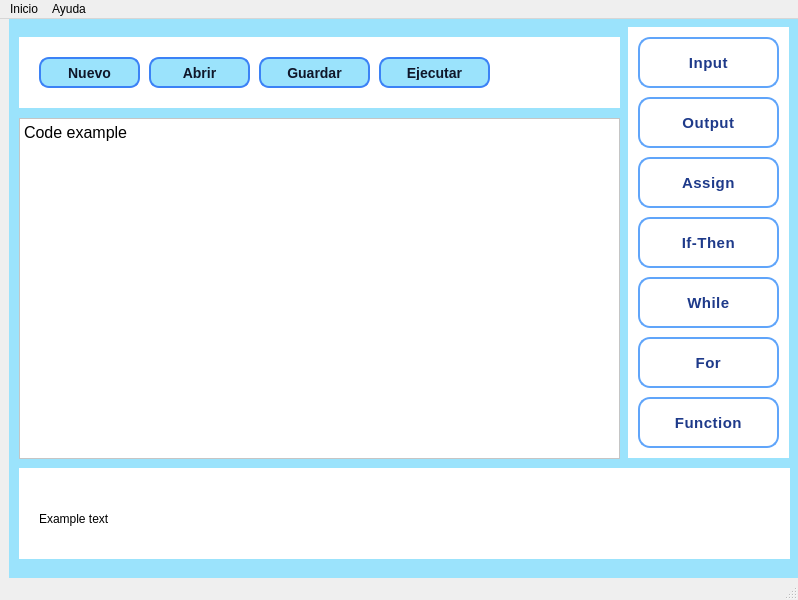
<?xml version="1.0" encoding="UTF-8"?>
<ui version="4.0">
 <class>MainWindow</class>
 <widget class="QMainWindow" name="MainWindow">
  <property name="geometry">
   <rect>
    <x>0</x>
    <y>0</y>
    <width>798</width>
    <height>600</height>
   </rect>
  </property>
  <property name="windowTitle">
   <string>MainWindow</string>
  </property>
  <property name="styleSheet">
   <string notr="true">QPushButton {
    background-color: #dbeafe;
    color: #0f172a;
    border: 2px solid #3b82f6;
    border-radius: 10px;
    padding: 6px 12px;
    font-size: 14px;
    font-weight: bold;
}

QPushButton:hover {
    background-color: #bfdbfe;
}

QPushButton:pressed {
    background-color: #93c5fd;
}
</string>
  </property>
  <widget class="QWidget" name="centralwidget">
   <widget class="QFrame" name="frame">
    <property name="geometry">
     <rect>
      <x>9</x>
      <y>-1</y>
      <width>791</width>
      <height>561</height>
     </rect>
    </property>
    <property name="styleSheet">
     <string notr="true">background-color: rgb(155, 227, 252)</string>
    </property>
    <property name="frameShape">
     <enum>QFrame::NoFrame</enum>
    </property>
    <widget class="QTextEdit" name="Code_space">
     <property name="geometry">
      <rect>
       <x>10</x>
       <y>100</y>
       <width>601</width>
       <height>341</height>
      </rect>
     </property>
     <property name="styleSheet">
      <string notr="true">background-color: white;
color: black;
font: 12pt &quot;Terminal&quot;;</string>
     </property>
     <property name="html">
      <string>&lt;!DOCTYPE HTML PUBLIC &quot;-//W3C//DTD HTML 4.0//EN&quot; &quot;http://www.w3.org/TR/REC-html40/strict.dtd&quot;&gt;
&lt;html&gt;&lt;head&gt;&lt;meta name=&quot;qrichtext&quot; content=&quot;1&quot; /&gt;&lt;style type=&quot;text/css&quot;&gt;
p, li { white-space: pre-wrap; }
&lt;/style&gt;&lt;/head&gt;&lt;body style=&quot; font-family:'Terminal'; font-size:12pt; font-weight:400; font-style:normal;&quot;&gt;
&lt;p style=&quot; margin-top:0px; margin-bottom:0px; margin-left:0px; margin-right:0px; -qt-block-indent:0; text-indent:0px;&quot;&gt;Code example&lt;/p&gt;&lt;/body&gt;&lt;/html&gt;</string>
     </property>
    </widget>
    <widget class="QWidget" name="widget" native="true">
     <property name="geometry">
      <rect>
       <x>619</x>
       <y>9</y>
       <width>161</width>
       <height>431</height>
      </rect>
     </property>
     <property name="styleSheet">
      <string notr="true">background-color: white</string>
     </property>
     <widget class="QPushButton" name="input_bt">
      <property name="geometry">
       <rect>
        <x>10</x>
        <y>10</y>
        <width>141</width>
        <height>51</height>
       </rect>
      </property>
      <property name="styleSheet">
       <string notr="true">QPushButton {
    background-color: qlineargradient(
        x1: 0, y1: 0, x2: 0, y2: 1,
        stop: 0 #e0f2fe, stop: 1 #bae6fd
    );
    color: #1e3a8a;
    border: 2px solid #60a5fa;
    border-radius: 12px;
    padding: 8px 16px;
    font-size: 15px;
    font-weight: bold;
    font-family: &quot;Segoe UI&quot;, sans-serif;
    letter-spacing: 0.5px;
    box-shadow: 2px 2px 6px rgba(0, 0, 0, 0.2);
}

QPushButton:hover {
    background-color: qlineargradient(
        x1: 0, y1: 0, x2: 0, y2: 1,
        stop: 0 #bae6fd, stop: 1 #7dd3fc
    );
    border: 2px solid #3b82f6;
    color: #1d4ed8;
}

QPushButton:pressed {
    background-color: #60a5fa;
    border: 2px solid #2563eb;
    color: white;
}
</string>
      </property>
      <property name="text">
       <string>Input</string>
      </property>
     </widget>
     <widget class="QPushButton" name="output_bt">
      <property name="geometry">
       <rect>
        <x>10</x>
        <y>70</y>
        <width>141</width>
        <height>51</height>
       </rect>
      </property>
      <property name="styleSheet">
       <string notr="true">QPushButton {
    background-color: qlineargradient(
        x1: 0, y1: 0, x2: 0, y2: 1,
        stop: 0 #e0f2fe, stop: 1 #bae6fd
    );
    color: #1e3a8a;
    border: 2px solid #60a5fa;
    border-radius: 12px;
    padding: 8px 16px;
    font-size: 15px;
    font-weight: bold;
    font-family: &quot;Segoe UI&quot;, sans-serif;
    letter-spacing: 0.5px;
    box-shadow: 2px 2px 6px rgba(0, 0, 0, 0.2);
}

QPushButton:hover {
    background-color: qlineargradient(
        x1: 0, y1: 0, x2: 0, y2: 1,
        stop: 0 #bae6fd, stop: 1 #7dd3fc
    );
    border: 2px solid #3b82f6;
    color: #1d4ed8;
}

QPushButton:pressed {
    background-color: #60a5fa;
    border: 2px solid #2563eb;
    color: white;
}
</string>
      </property>
      <property name="text">
       <string>Output</string>
      </property>
     </widget>
     <widget class="QPushButton" name="assign_bt">
      <property name="geometry">
       <rect>
        <x>10</x>
        <y>130</y>
        <width>141</width>
        <height>51</height>
       </rect>
      </property>
      <property name="styleSheet">
       <string notr="true">QPushButton {
    background-color: qlineargradient(
        x1: 0, y1: 0, x2: 0, y2: 1,
        stop: 0 #e0f2fe, stop: 1 #bae6fd
    );
    color: #1e3a8a;
    border: 2px solid #60a5fa;
    border-radius: 12px;
    padding: 8px 16px;
    font-size: 15px;
    font-weight: bold;
    font-family: &quot;Segoe UI&quot;, sans-serif;
    letter-spacing: 0.5px;
    box-shadow: 2px 2px 6px rgba(0, 0, 0, 0.2);
}

QPushButton:hover {
    background-color: qlineargradient(
        x1: 0, y1: 0, x2: 0, y2: 1,
        stop: 0 #bae6fd, stop: 1 #7dd3fc
    );
    border: 2px solid #3b82f6;
    color: #1d4ed8;
}

QPushButton:pressed {
    background-color: #60a5fa;
    border: 2px solid #2563eb;
    color: white;
}
</string>
      </property>
      <property name="text">
       <string>Assign</string>
      </property>
     </widget>
     <widget class="QPushButton" name="ifthen_bt">
      <property name="geometry">
       <rect>
        <x>10</x>
        <y>190</y>
        <width>141</width>
        <height>51</height>
       </rect>
      </property>
      <property name="styleSheet">
       <string notr="true">QPushButton {
    background-color: qlineargradient(
        x1: 0, y1: 0, x2: 0, y2: 1,
        stop: 0 #e0f2fe, stop: 1 #bae6fd
    );
    color: #1e3a8a;
    border: 2px solid #60a5fa;
    border-radius: 12px;
    padding: 8px 16px;
    font-size: 15px;
    font-weight: bold;
    font-family: &quot;Segoe UI&quot;, sans-serif;
    letter-spacing: 0.5px;
    box-shadow: 2px 2px 6px rgba(0, 0, 0, 0.2);
}

QPushButton:hover {
    background-color: qlineargradient(
        x1: 0, y1: 0, x2: 0, y2: 1,
        stop: 0 #bae6fd, stop: 1 #7dd3fc
    );
    border: 2px solid #3b82f6;
    color: #1d4ed8;
}

QPushButton:pressed {
    background-color: #60a5fa;
    border: 2px solid #2563eb;
    color: white;
}
</string>
      </property>
      <property name="text">
       <string>If-Then</string>
      </property>
     </widget>
     <widget class="QPushButton" name="while_bt">
      <property name="geometry">
       <rect>
        <x>10</x>
        <y>250</y>
        <width>141</width>
        <height>51</height>
       </rect>
      </property>
      <property name="styleSheet">
       <string notr="true">QPushButton {
    background-color: qlineargradient(
        x1: 0, y1: 0, x2: 0, y2: 1,
        stop: 0 #e0f2fe, stop: 1 #bae6fd
    );
    color: #1e3a8a;
    border: 2px solid #60a5fa;
    border-radius: 12px;
    padding: 8px 16px;
    font-size: 15px;
    font-weight: bold;
    font-family: &quot;Segoe UI&quot;, sans-serif;
    letter-spacing: 0.5px;
    box-shadow: 2px 2px 6px rgba(0, 0, 0, 0.2);
}

QPushButton:hover {
    background-color: qlineargradient(
        x1: 0, y1: 0, x2: 0, y2: 1,
        stop: 0 #bae6fd, stop: 1 #7dd3fc
    );
    border: 2px solid #3b82f6;
    color: #1d4ed8;
}

QPushButton:pressed {
    background-color: #60a5fa;
    border: 2px solid #2563eb;
    color: white;
}
</string>
      </property>
      <property name="text">
       <string>While</string>
      </property>
     </widget>
     <widget class="QPushButton" name="for_bt">
      <property name="geometry">
       <rect>
        <x>10</x>
        <y>310</y>
        <width>141</width>
        <height>51</height>
       </rect>
      </property>
      <property name="styleSheet">
       <string notr="true">QPushButton {
    background-color: qlineargradient(
        x1: 0, y1: 0, x2: 0, y2: 1,
        stop: 0 #e0f2fe, stop: 1 #bae6fd
    );
    color: #1e3a8a;
    border: 2px solid #60a5fa;
    border-radius: 12px;
    padding: 8px 16px;
    font-size: 15px;
    font-weight: bold;
    font-family: &quot;Segoe UI&quot;, sans-serif;
    letter-spacing: 0.5px;
    box-shadow: 2px 2px 6px rgba(0, 0, 0, 0.2);
}

QPushButton:hover {
    background-color: qlineargradient(
        x1: 0, y1: 0, x2: 0, y2: 1,
        stop: 0 #bae6fd, stop: 1 #7dd3fc
    );
    border: 2px solid #3b82f6;
    color: #1d4ed8;
}

QPushButton:pressed {
    background-color: #60a5fa;
    border: 2px solid #2563eb;
    color: white;
}
</string>
      </property>
      <property name="text">
       <string>For</string>
      </property>
     </widget>
     <widget class="QPushButton" name="while_bt_3">
      <property name="geometry">
       <rect>
        <x>10</x>
        <y>370</y>
        <width>141</width>
        <height>51</height>
       </rect>
      </property>
      <property name="styleSheet">
       <string notr="true">QPushButton {
    background-color: qlineargradient(
        x1: 0, y1: 0, x2: 0, y2: 1,
        stop: 0 #e0f2fe, stop: 1 #bae6fd
    );
    color: #1e3a8a;
    border: 2px solid #60a5fa;
    border-radius: 12px;
    padding: 8px 16px;
    font-size: 15px;
    font-weight: bold;
    font-family: &quot;Segoe UI&quot;, sans-serif;
    letter-spacing: 0.5px;
    box-shadow: 2px 2px 6px rgba(0, 0, 0, 0.2);
}

QPushButton:hover {
    background-color: qlineargradient(
        x1: 0, y1: 0, x2: 0, y2: 1,
        stop: 0 #bae6fd, stop: 1 #7dd3fc
    );
    border: 2px solid #3b82f6;
    color: #1d4ed8;
}

QPushButton:pressed {
    background-color: #60a5fa;
    border: 2px solid #2563eb;
    color: white;
}
</string>
      </property>
      <property name="text">
       <string>Function</string>
      </property>
     </widget>
    </widget>
    <widget class="QWidget" name="widget_2" native="true">
     <property name="geometry">
      <rect>
       <x>10</x>
       <y>450</y>
       <width>771</width>
       <height>91</height>
      </rect>
     </property>
     <property name="styleSheet">
      <string notr="true">background-color: white;
font: 14pt &quot;Terminal&quot;;</string>
     </property>
     <widget class="QLabel" name="label">
      <property name="geometry">
       <rect>
        <x>20</x>
        <y>10</y>
        <width>731</width>
        <height>81</height>
       </rect>
      </property>
      <property name="styleSheet">
       <string notr="true">color: black</string>
      </property>
      <property name="text">
       <string>Example text</string>
      </property>
     </widget>
    </widget>
    <widget class="QGroupBox" name="groupBox">
     <property name="geometry">
      <rect>
       <x>10</x>
       <y>-1</y>
       <width>601</width>
       <height>91</height>
      </rect>
     </property>
     <property name="font">
      <font>
       <family>Segoe UI,sans-serif</family>
       <pointsize>-1</pointsize>
       <weight>75</weight>
       <italic>false</italic>
       <bold>true</bold>
      </font>
     </property>
     <property name="styleSheet">
      <string notr="true">QGroupBox {
    border: none;  
    border-radius: 0px;  
    margin-top: 20px;
    padding: 10px;
    background-color: white;  
    font: bold 14px &quot;Segoe UI&quot;, sans-serif;
    color: #1e3a8a;
}

QGroupBox::title {
    subcontrol-origin: margin;
    subcontrol-position: top left;
    padding: 4px 10px;
    background-color: transparent;
    color: #1e3a8a;
    font-size: 14px;
    font-weight: bold;
}
</string>
     </property>
     <property name="title">
      <string/>
     </property>
     <widget class="QPushButton" name="nuevo_bt">
      <property name="geometry">
       <rect>
        <x>20</x>
        <y>40</y>
        <width>101</width>
        <height>31</height>
       </rect>
      </property>
      <property name="text">
       <string>Nuevo</string>
      </property>
      <property name="icon">
       <iconset>
        <normaloff>nuevo.png</normaloff>nuevo.png</iconset>
      </property>
     </widget>
     <widget class="QPushButton" name="abrir_bt">
      <property name="geometry">
       <rect>
        <x>130</x>
        <y>40</y>
        <width>101</width>
        <height>31</height>
       </rect>
      </property>
      <property name="text">
       <string>Abrir</string>
      </property>
      <property name="icon">
       <iconset>
        <normaloff>abrir.png</normaloff>abrir.png</iconset>
      </property>
     </widget>
     <widget class="QPushButton" name="ejecutar_bt">
      <property name="geometry">
       <rect>
        <x>360</x>
        <y>40</y>
        <width>111</width>
        <height>31</height>
       </rect>
      </property>
      <property name="text">
       <string>Ejecutar</string>
      </property>
      <property name="icon">
       <iconset>
        <normaloff>ejecutar.png</normaloff>ejecutar.png</iconset>
      </property>
     </widget>
     <widget class="QPushButton" name="guardar_bt">
      <property name="geometry">
       <rect>
        <x>240</x>
        <y>40</y>
        <width>111</width>
        <height>31</height>
       </rect>
      </property>
      <property name="text">
       <string>Guardar</string>
      </property>
      <property name="icon">
       <iconset>
        <normaloff>salvar.png</normaloff>salvar.png</iconset>
      </property>
     </widget>
    </widget>
   </widget>
  </widget>
  <widget class="QMenuBar" name="menubar">
   <property name="geometry">
    <rect>
     <x>0</x>
     <y>0</y>
     <width>798</width>
     <height>26</height>
    </rect>
   </property>
   <widget class="QMenu" name="menuInicio">
    <property name="title">
     <string>Inicio</string>
    </property>
   </widget>
   <widget class="QMenu" name="menuAyuda">
    <property name="title">
     <string>Ayuda</string>
    </property>
   </widget>
   <addaction name="menuInicio"/>
   <addaction name="menuAyuda"/>
  </widget>
  <widget class="QStatusBar" name="statusbar"/>
 </widget>
 <resources/>
 <connections/>
</ui>
